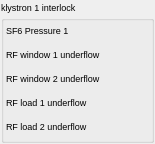
<?xml version="1.0" encoding="UTF-8"?>
<ui version="4.0">
 <class>klystron1itck</class>
 <widget class="TaurusWidget" name="klystron1itck">
  <property name="geometry">
   <rect>
    <x>0</x>
    <y>0</y>
    <width>155</width>
    <height>144</height>
   </rect>
  </property>
  <property name="windowTitle">
   <string>Form</string>
  </property>
  <layout class="QGridLayout" name="gridLayout">
   <property name="margin">
    <number>1</number>
   </property>
   <item row="0" column="0">
    <widget class="TaurusGroupBox" name="ictkGroup">
     <property name="font">
      <font>
       <pointsize>7</pointsize>
      </font>
     </property>
     <property name="title">
      <string>klystron 1 interlock</string>
     </property>
     <layout class="QGridLayout" name="gridLayout_2">
      <property name="margin">
       <number>2</number>
      </property>
      <item row="4" column="0">
       <widget class="QLabel" name="rfl2Label">
        <property name="text">
         <string>RF load 2 underflow</string>
        </property>
       </widget>
      </item>
      <item row="2" column="0">
       <widget class="QLabel" name="rfw2Label">
        <property name="text">
         <string>RF window 2 underflow</string>
        </property>
       </widget>
      </item>
      <item row="0" column="0">
       <widget class="QLabel" name="sf6p1Label">
        <property name="text">
         <string>SF6 Pressure 1</string>
        </property>
       </widget>
      </item>
      <item row="3" column="0">
       <widget class="QLabel" name="rfl1Label">
        <property name="text">
         <string>RF load 1 underflow</string>
        </property>
       </widget>
      </item>
      <item row="1" column="0">
       <widget class="QLabel" name="rfw1Label">
        <property name="text">
         <string>RF window 1 underflow</string>
        </property>
       </widget>
      </item>
      <item row="0" column="1">
       <widget class="TaurusLed" name="sf6p1Led">
        <property name="minimumSize">
         <size>
          <width>15</width>
          <height>15</height>
         </size>
        </property>
        <property name="maximumSize">
         <size>
          <width>15</width>
          <height>15</height>
         </size>
        </property>
       </widget>
      </item>
      <item row="1" column="1">
       <widget class="TaurusLed" name="rfw1Led">
        <property name="minimumSize">
         <size>
          <width>15</width>
          <height>15</height>
         </size>
        </property>
        <property name="maximumSize">
         <size>
          <width>15</width>
          <height>15</height>
         </size>
        </property>
       </widget>
      </item>
      <item row="2" column="1">
       <widget class="TaurusLed" name="rfw2Led">
        <property name="minimumSize">
         <size>
          <width>15</width>
          <height>15</height>
         </size>
        </property>
        <property name="maximumSize">
         <size>
          <width>15</width>
          <height>15</height>
         </size>
        </property>
       </widget>
      </item>
      <item row="3" column="1">
       <widget class="TaurusLed" name="rfl1Led">
        <property name="minimumSize">
         <size>
          <width>15</width>
          <height>15</height>
         </size>
        </property>
        <property name="maximumSize">
         <size>
          <width>15</width>
          <height>15</height>
         </size>
        </property>
       </widget>
      </item>
      <item row="4" column="1">
       <widget class="TaurusLed" name="rfl2Led">
        <property name="minimumSize">
         <size>
          <width>15</width>
          <height>15</height>
         </size>
        </property>
        <property name="maximumSize">
         <size>
          <width>15</width>
          <height>15</height>
         </size>
        </property>
       </widget>
      </item>
     </layout>
    </widget>
   </item>
  </layout>
 </widget>
 <customwidgets>
  <customwidget>
   <class>TaurusLed</class>
   <extends>QLed</extends>
   <header>taurus.qt.qtgui.display</header>
  </customwidget>
  <customwidget>
   <class>QLed</class>
   <extends>QPixmapWidget</extends>
   <header>taurus.qt.qtgui.display</header>
  </customwidget>
  <customwidget>
   <class>QPixmapWidget</class>
   <extends>QWidget</extends>
   <header>taurus.qt.qtgui.display</header>
  </customwidget>
  <customwidget>
   <class>TaurusWidget</class>
   <extends>QWidget</extends>
   <header>taurus.qt.qtgui.container</header>
   <container>1</container>
  </customwidget>
  <customwidget>
   <class>TaurusGroupBox</class>
   <extends>QGroupBox</extends>
   <header>taurus.qt.qtgui.container</header>
   <container>1</container>
  </customwidget>
 </customwidgets>
 <resources/>
 <connections/>
</ui>
